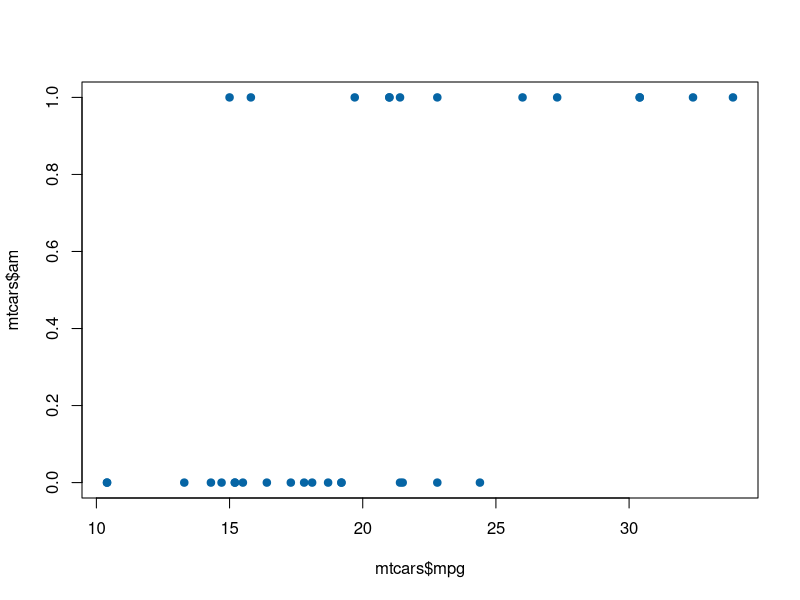
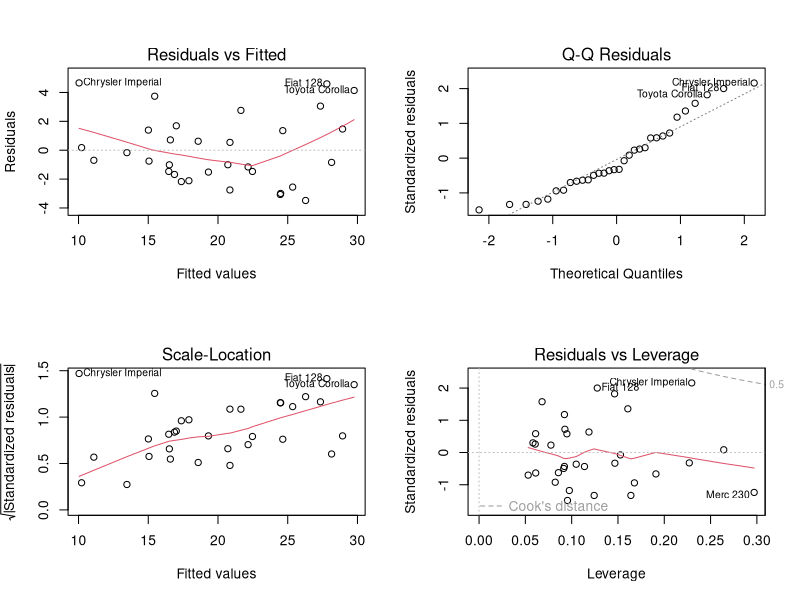

Source code (R) for these figures, in order:
## ---- chunk 1
knitr::opts_chunk$set(echo = TRUE)
## ---- chunk 2
library(datasets)
data("mtcars")
head(mtcars)
## ---- chunk 3
t.test(mtcars$mpg~mtcars$am)
## ---- chunk 4
mult <- lm(mpg~., mtcars)
st <- step(mult, direction = "both")
## ---- chunk 5
summary(st)
## ---- chunk 6
plot(mtcars$mpg, mtcars$am, pch = 19, col = "#0665a5")
## ---- chunk 7
par(mfrow = c(2, 2))
plot(st)
